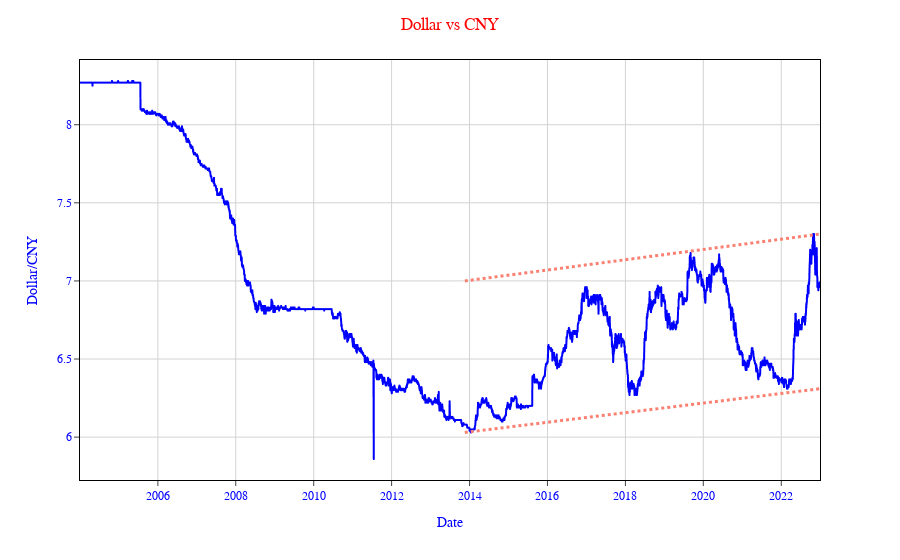

Notebook code for this chart:
### Code cell
#基于plotly的视图
plt.figure(figsize=(12,10),dpi=200)
plot = px.line(x=df_CNY['Date'], y=df_CNY['CNY=X'])
plot.update_traces(line_color='blue', line_width=2)
plot.update_layout(
    plot_bgcolor='white',
    title="Dollar vs CNY",
    title_x=0.5,
    xaxis_title="Date",
    yaxis_title="Dollar/CNY",
    font_family="Courier New",
    font_color="blue",
    title_font_family="Times New Roman",
    title_font_color="red",
)
plot.update_xaxes(
    mirror=True,
    ticks='outside',
    showline=True,
    linecolor='black',
    gridcolor='lightgrey'
)
plot.update_yaxes(
    mirror=True,
    ticks='outside',
    showline=True,
    linecolor='black',
    gridcolor='lightgrey'
)
plot.add_shape( 
    type="line", line_color="salmon", line_width=3, opacity=1, line_dash="dot",
    x0=0.52, x1=1, xref="paper", y0=6.03, y1=6.31, yref="y"
)
plot.add_shape( 
    type="line", line_color="salmon", line_width=3, opacity=1, line_dash="dot",
    x0=0.52, x1=1, xref="paper", y0=7, y1=7.3, yref="y"
)

plt.tight_layout()
plot.show()

### Figure 1 — Plotly figure (JSON) as saved in the notebook; plotly's stock layout.template omitted (floating-point values rounded to 4 significant figures; data arrays with more than 128 entries replaced by an {"elided": "..."} marker saying what was removed)
{"data": [{"hovertemplate": "x=%{x}<br>y=%{y}<extra></extra>", "legendgroup": "", "line": {"color": "blue", "dash": "solid", "width": 2}, "marker": {"symbol": "circle"}, "mode": "lines", "name": "", "showlegend": false, "type": "scattergl", "x": {"elided": "4941 str values"}, "xaxis": "x", "y": {"elided": "4941 float values"}, "yaxis": "y"}], "layout": {"autosize": true, "font": {"color": "blue", "family": "Courier New"}, "legend": {"tracegroupgap": 0}, "margin": {"t": 60}, "plot_bgcolor": "white", "shapes": [{"line": {"color": "salmon", "dash": "dot", "width": 3}, "opacity": 1, "type": "line", "x0": 0.52, "x1": 1, "xref": "paper", "y0": 6.03, "y1": 6.31, "yref": "y"}, {"line": {"color": "salmon", "dash": "dot", "width": 3}, "opacity": 1, "type": "line", "x0": 0.52, "x1": 1, "xref": "paper", "y0": 7, "y1": 7.3, "yref": "y"}], "title": {"font": {"color": "red", "family": "Times New Roman"}, "text": "Dollar vs CNY", "x": 0.5}, "xaxis": {"anchor": "y", "autorange": true, "domain": [0, 1], "gridcolor": "lightgrey", "linecolor": "black", "mirror": true, "range": ["2004-01-02", "2022-12-30"], "showline": true, "ticks": "outside", "title": {"text": "Date"}, "type": "date"}, "yaxis": {"anchor": "x", "autorange": true, "domain": [0, 1], "gridcolor": "lightgrey", "linecolor": "black", "mirror": true, "range": [5.726, 8.414], "showline": true, "ticks": "outside", "title": {"text": "Dollar/CNY"}, "type": "linear"}}}
